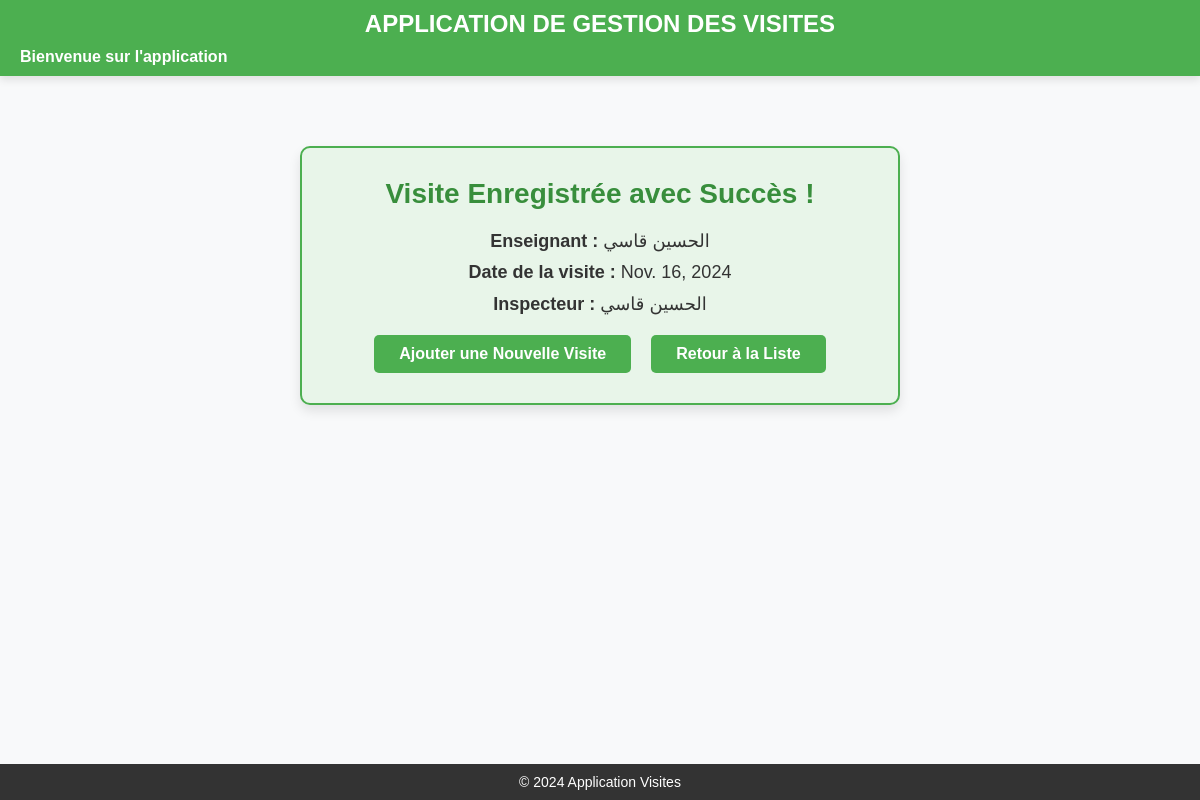
Page /confirmation-visite/55/ on the committed database.
### inspections/models.py (models this page shows, shortened)
class Visite(models.Model):
    enseignant_visite = models.ForeignKey(Personnel, on_delete=models.CASCADE, related_name="visites")
    som_inspecteur = models.CharField(max_length=20)
    nom_inspecteur = models.CharField(max_length=100)
    som_premier_accompagnateur = models.CharField(max_length=20, blank=True, null=True)
    nom_premier_accompagnateur = models.CharField(max_length=100, blank=True, null=True)
    etab_premier_accompagnateur = models.CharField(max_length=100, blank=True, null=True)
    som_deuxieme_accompagnateur = models.CharField(max_length=20, blank=True, null=True)
    nom_deuxieme_accompagnateur = models.CharField(max_length=100, blank=True, null=True)
    etab_deuxieme_accompagnateur = models.CharField(max_length=100, blank=True, null=True)
    date_visite = models.DateField()
    heure_visite = models.TimeField()
    centre_visite = models.CharField(max_length=100)
    STATUS_CHOICES = [
        ('Programmée', 'Programmée'),
        ('Annulée', 'Annulée'),
    ]
    status = models.CharField(
        max_length=20,
        choices=STATUS_CHOICES,
        default='Programmée'
    )
    class Meta:
        permissions = [
            ("print_visite", "Can print visite"),
        ]

class Personnel(models.Model):
    som_enseignant = models.CharField(max_length=20, unique=True)
    cin_enseignant = models.CharField(max_length=20)
    nom_enseignant = models.CharField(max_length=100)
    cadre_enseignant = models.CharField(max_length=100)
    date_affect_enseignant = models.DateField()
    code_etab_enseignant = models.CharField(max_length=20)
    etab_enseignant = models.CharField(max_length=100)
    specialite_enseignant = models.CharField(max_length=100)
    cycle_enseignant = models.CharField(max_length=50)

### inspections/views.py (the view)
# urls.py: path('confirmation-visite/<int:visite_id>/', views.confirmation_visite, name='confirmation_visite'),
def confirmation_visite(request, visite_id):
    visite = get_object_or_404(Visite, pk=visite_id)
    return render(request, 'confirmation_visite.html', {'visite': visite})

### inspections/templates/confirmation_visite.html (shortened to what this page needs)
{% extends 'base.html' %}
{% block content %}
<div class="confirmation-message">
    <h2>Visite Enregistrée avec Succès !</h2>
    <p><strong>Enseignant :</strong> {{ visite.enseignant_visite.nom_enseignant }}</p>
    <p><strong>Date de la visite :</strong> {{ visite.date_visite }}</p>
    <p><strong>Inspecteur :</strong> {{ visite.nom_inspecteur }}</p>
    <div class="button-group">
        <a href="{% url 'creer_visite' %}" class="btn-confirm">Ajouter une Nouvelle Visite</a>
        <a href="{% url 'liste_visites' %}" class="btn-confirm">Retour à la Liste</a>
    </div>
</div>
{% endblock %}

### static/css/style.css (style rules this page uses)
* { margin: 0; padding: 0; box-sizing: border-box; }
body { font-family: Arial, sans-serif; background-color: #f8f9fa; color: #333; margin: 0; display: flex; flex-direction: column; min-height: 100vh; }
.confirmation-message { max-width: 600px; margin: 50px auto; padding: 30px; background-color: #e8f5e9; border: 2px solid #4CAF50; border-radius: 10px; text-align: center; box-shadow: 0 6px 12px rgba(0, 0, 0, 0.1); }
.confirmation-message h2 { color: #388E3C; font-size: 28px; font-weight: bold; margin-bottom: 20px; }
.confirmation-message p { color: #333; font-size: 18px; margin: 10px 0; }
.button-group { display: flex; justify-content: center; gap: 20px; margin-top: 20px; }
.button-group .btn-confirm { padding: 10px 25px; background-color: #4CAF50; color: white; text-decoration: none; border-radius: 5px; font-size: 16px; font-weight: bold; transition: background-color 0.3s ease; }
a { color: #007bff; text-decoration: none; transition: all 0.3s ease-in-out; }
h2 { text-align: center; margin-bottom: 20px; }

### rows in the picture
Visite: enseignant_visite.nom_enseignant "الحسين قاسي", date_visite "Nov. 16, 2024", nom_inspecteur "الحسين قاسي"
